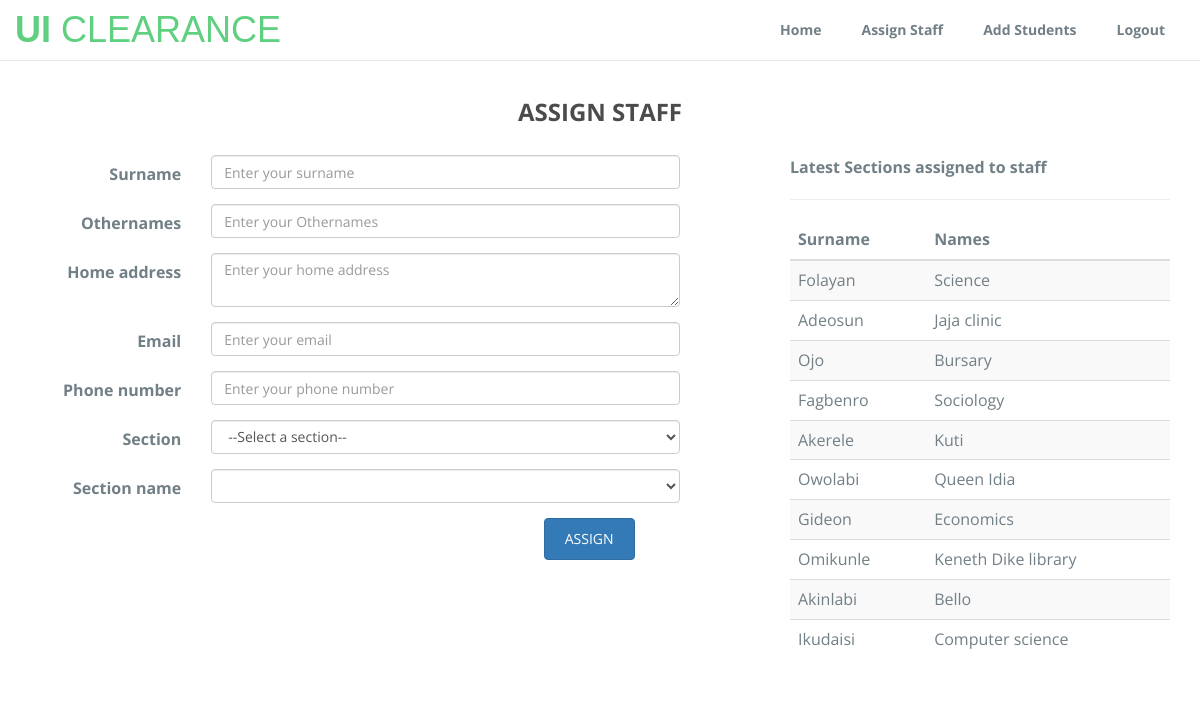
Page /views/admin/assignstaff.php (signed in) on the committed database.
### tables this page shows
CREATE TABLE IF NOT EXISTS `staff` (
  `id` int(10) unsigned NOT NULL,
  `surname` varchar(255) NOT NULL,
  `othername` varchar(255) NOT NULL,
  `home_address` varchar(255) NOT NULL,
  `email` varchar(255) NOT NULL,
  `password` varchar(255) NOT NULL,
  `phone_number` varchar(255) NOT NULL,
  `pre_section_id` int(11) NOT NULL,
  `section_id` varchar(255) NOT NULL
);

CREATE TABLE IF NOT EXISTS `faculty` (
  `id` int(10) unsigned NOT NULL,
  `name` varchar(255) NOT NULL
);

CREATE TABLE IF NOT EXISTS `section` (
  `id` int(11) NOT NULL,
  `name` varchar(50) NOT NULL
);

CREATE TABLE IF NOT EXISTS `department` (
  `id` int(10) unsigned NOT NULL,
  `fac_id` int(11) NOT NULL,
  `name` varchar(255) NOT NULL
);

CREATE TABLE IF NOT EXISTS `hall` (
  `id` int(10) unsigned NOT NULL,
  `name` varchar(255) NOT NULL
);

### class/Admin.php (called while the page is built, shortened)
<?php
class Admin {
	public $handle;
	public $db_name = "onlineclearance";
	public function __construct(){
		$this->handle = $this->dbEngine();
	}
	public function dbEngine(){
		try{
			$this->handle = new PDO("mysql:host=localhost;dbname=$this->db_name","root","");
				$this->handle->setAttribute(PDO::ATTR_ERRMODE,PDO::ERRMODE_EXCEPTION);
		}
		catch(PDOException $e){
			echo $e->getMessage();
		}
		return $this->handle;
	}
	public function role_assigned()
	{
		try
		{
			$this->stmt = $this->handle->prepare("SELECT id, pre_section_id, section_id FROM staff ORDER BY id DESC LIMIT 10");
			$this->stmt->execute();
			$result = $this->stmt->fetchAll();
			$table_name = "";
			foreach ($result as $key => $value) {
				if($value['pre_section_id'] == 1)
				{
					$table_name = "faculty";
				}
				if($value['pre_section_id'] == 2)
				{
					$table_name = "department";
				}
				if($value['pre_section_id'] == 3)
				{
					$table_name = "hall";
				}
				if($value['pre_section_id'] == 4)
				{
					$table_name = "section";
				}
				$staff_id = $value['id'];
				$stmt = $this->handle->prepare("SELECT stf.surname, stf.othername, stf.id, tbl.name FROM staff AS stf, $table_name AS tbl  WHERE stf.section_id = tbl.id AND stf.id  = '$staff_id' ORDER BY stf.id DESC ");
				$stmt->execute();
				$staff_fetch = $stmt->fetch();
				$all_staff[] = $staff_fetch;
			}
			return $all_staff;
		}
		catch(PDOException $e)
		{
			echo $e->getMessage();
		}
	}
}
?>

### views/admin/assignstaff.php (the view, shortened to what this page needs)
<?php
require_once "adminheader.php";
require_once "../../class/Admin.php";
$truth_value = false;
$all_staff = $admin_object->role_assigned();
?>
        <div class="modal-body padtrbl">
          <div class="login-box-body">
            <h3><p class="login-box-msg">ASSIGN STAFF</p></h3>
            <div class="row">
            <div class="col-sm-7">
              <form action="assignstaff.php" method="POST" class="form-horizontal" role = "form">
                <div class="form-group">
                  <label for="sname" class="col-sm-3 control-label">Surname</label>
                  <div class="col-sm-9">
                    <input type="text" name="sname" class="form-control" value="<?php if(isset($_POST['sname']) && $truth_value == false) { echo $_POST['sname']; } ?>" placeholder= "Enter your surname">
                  </div>
                </div>
                <div class="form-group">
                  <label for="oname" class="col-sm-3 control-label">Othernames</label>
                  <div class="col-sm-9">
                    <input type="text" name="oname" class="form-control" value="<?php if(isset($_POST['oname']) && $truth_value == false) { echo $_POST['oname']; } ?>" placeholder= "Enter your Othernames">
                  </div>
                </div>
                 <div class="form-group">
                  <label for="address" class="col-sm-3 control-label">Home address</label>
                  <div class="col-sm-9">
                    <textarea name="address" class="form-control" placeholder= "Enter your home address"><?php if(isset($_POST['address']) && $truth_value == false) { echo $_POST['address']; } ?></textarea>
                  </div>
                </div>
                <div class="form-group">
                  <label for="email" class="col-sm-3 control-label">Email</label>
                  <div class="col-sm-9">
                    <input type="email" name="email" class="form-control" value="<?php if(isset($_POST['email']) && $truth_value == false) { echo $_POST['email']; } ?>" placeholder= "Enter your email">
                  </div>
                </div>
                <div class="form-group">
                  <label for="phone_number" class="col-sm-3 control-label">Phone number</label>
                  <div class="col-sm-9">
                    <input type="text" name="phone_number" class="form-control" value="<?php if(isset($_POST['phone_number']) && $truth_value == false) { echo $_POST['phone_number']; } ?>" placeholder= "Enter your phone number">
                  </div>
                </div>
                <div class="form-group">
                  <label for="pre_section_list" class="col-sm-3 control-label">Section</label>
                  <div class="col-sm-9">
                    <select name= "pre_section_list" class="form-control" id="pre_section_list">
                      <option value="">--Select a section--</option>
                    </select>
                  </div>
                </div>
                <div class="form-group">
                  <label for="section_list" class="col-sm-3 control-label">Section name</label>
                  <div class="col-sm-9">
                    <select name= "section_list" class="form-control" id="section_list">
                    </select>
                  </div>
                </div>
                <div class="form-group">
                  <label for="inputEmail3" class="col-sm-9 control-label"></label>
                  <div class="col-sm-3">
                    <input type="submit" name="assignstaff" class="btn btn-primary" value="ASSIGN">
                  </div>
                </div>
              </form>
              </div>
              <div class="col-sm-1"></div>
              <div class="col-sm-4">
                <div class="row">
                  <b>Latest Sections assigned to staff</b>
                </div>
                <div class="row">
                  <h3><hr> </h3>
                </div>
                <div class="row">
                  <table class="table table-striped">
                    <thead>
                      <tr>
                        <th>Surname</th>
                        <th>Names</th>
                      </tr>
                    </thead>
                    <tbody>
                    <?php
                      foreach ($all_staff as $key => $value) {
                        ?>
                          <tr>
                          <td><?php echo $value['surname'] ?></td>
                          <td><?php echo $value['name'] ?></td>
                        </tr>
                        <?php
                      }
                    ?>
                    </tbody>
                  </table>
                  </div>
              </div>
            </div>
          </div>
        </div>

### css/style.css (style rules this page uses)
table { border-collapse: collapse; border-spacing: 0; }
h1, h2, h3, h4, h5, h6 { font-family: Open Sans, sans-serif; font-weight: 700; color: #4B4B4C; }
.login-box-body { padding: 15px 30px; }
.login-box-msg, .register-box-msg { margin: 0px; text-align: center; padding: 0px 20px 20px; }
.btn { padding: 10px 20px; }

### rows in the picture
staff: surname "Folayan", faculty.name "Science"
staff: surname "Adeosun", section.name "Jaja clinic"
staff: surname "Ojo", section.name "Bursary"
staff: surname "Fagbenro", department.name "Sociology"
staff: surname "Akerele", hall.name "Kuti"
staff: surname "Owolabi", hall.name "Queen Idia"
staff: surname "Gideon", department.name "Economics"
staff: surname "Omikunle", section.name "Keneth Dike library"
staff: surname "Akinlabi", hall.name "Bello"
staff: surname "Ikudaisi", department.name "Computer science"
